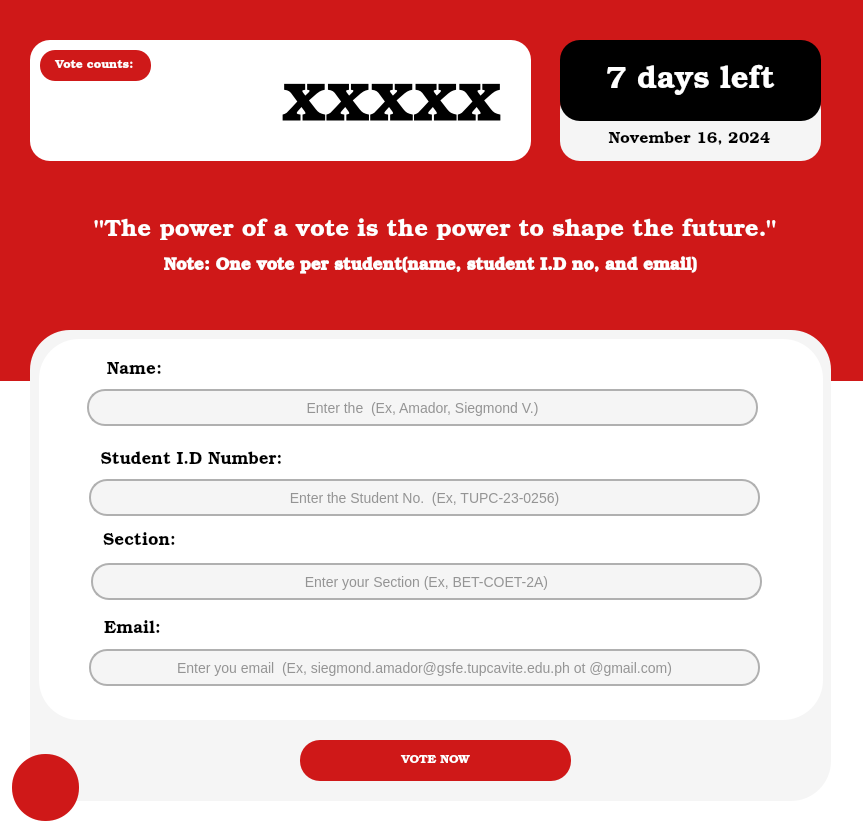
<?xml version="1.0" encoding="UTF-8"?>
<ui version="4.0">
 <class>MainWindow</class>
 <widget class="QMainWindow" name="MainWindow">
  <property name="geometry">
   <rect>
    <x>0</x>
    <y>0</y>
    <width>863</width>
    <height>832</height>
   </rect>
  </property>
  <property name="windowTitle">
   <string>MainWindow</string>
  </property>
  <property name="styleSheet">
   <string notr="true">background-color: rgb(255, 255, 255);</string>
  </property>
  <widget class="QWidget" name="centralwidget">
   <widget class="QWidget" name="widget" native="true">
    <property name="geometry">
     <rect>
      <x>30</x>
      <y>330</y>
      <width>801</width>
      <height>471</height>
     </rect>
    </property>
    <property name="styleSheet">
     <string notr="true">background-color: rgb(245, 245, 245);
border-radius: 40px;</string>
    </property>
    <widget class="QWidget" name="widget_2" native="true">
     <property name="geometry">
      <rect>
       <x>9</x>
       <y>9</y>
       <width>784</width>
       <height>381</height>
      </rect>
     </property>
     <property name="styleSheet">
      <string notr="true">background-color: rgb(255, 255, 255);
border-radius: 40px;</string>
     </property>
     <widget class="QLabel" name="label">
      <property name="geometry">
       <rect>
        <x>50</x>
        <y>10</y>
        <width>91</width>
        <height>41</height>
       </rect>
      </property>
      <property name="font">
       <font>
        <family>Bookman Old Style</family>
        <pointsize>13</pointsize>
       </font>
      </property>
      <property name="text">
       <string>Name:</string>
      </property>
      <property name="alignment">
       <set>Qt::AlignCenter</set>
      </property>
     </widget>
     <widget class="QLabel" name="label_2">
      <property name="geometry">
       <rect>
        <x>50</x>
        <y>184</y>
        <width>101</width>
        <height>36</height>
       </rect>
      </property>
      <property name="font">
       <font>
        <family>Bookman Old Style</family>
        <pointsize>13</pointsize>
       </font>
      </property>
      <property name="text">
       <string>Section:</string>
      </property>
      <property name="alignment">
       <set>Qt::AlignCenter</set>
      </property>
     </widget>
     <widget class="QLabel" name="label_3">
      <property name="geometry">
       <rect>
        <x>53</x>
        <y>269</y>
        <width>81</width>
        <height>41</height>
       </rect>
      </property>
      <property name="font">
       <font>
        <family>Bookman Old Style</family>
        <pointsize>13</pointsize>
       </font>
      </property>
      <property name="text">
       <string>Email:</string>
      </property>
      <property name="alignment">
       <set>Qt::AlignCenter</set>
      </property>
     </widget>
     <widget class="QLineEdit" name="enter_name">
      <property name="geometry">
       <rect>
        <x>48</x>
        <y>50</y>
        <width>671</width>
        <height>37</height>
       </rect>
      </property>
      <property name="styleSheet">
       <string notr="true">QLineEdit {
    background-color: #F5F5F5; /* Light grey background */
    color: #333333; /* Dark text */
    border: 2px solid #B0B0B0; /* Grey border */
    border-radius: 18px; /* Fully rounded corners */
    padding: 8px;
    font-size: 14px;
}

QLineEdit:focus {
    border: 2px solid #808080; /* Darker grey when focused */
    outline: none;
}
</string>
      </property>
      <property name="alignment">
       <set>Qt::AlignCenter</set>
      </property>
      <property name="placeholderText">
       <string>Enter the  (Ex, Amador, Siegmond V.)</string>
      </property>
     </widget>
     <widget class="QLineEdit" name="enter_section">
      <property name="geometry">
       <rect>
        <x>52</x>
        <y>224</y>
        <width>671</width>
        <height>37</height>
       </rect>
      </property>
      <property name="styleSheet">
       <string notr="true">QLineEdit {
    background-color: #F5F5F5; /* Light grey background */
    color: #333333; /* Dark text */
    border: 2px solid #B0B0B0; /* Grey border */
    border-radius: 18px; /* Fully rounded corners */
    padding: 8px;
    font-size: 14px;
}

QLineEdit:focus {
    border: 2px solid #808080; /* Darker grey when focused */
    outline: none;
}
</string>
      </property>
      <property name="alignment">
       <set>Qt::AlignCenter</set>
      </property>
      <property name="placeholderText">
       <string>Enter your Section (Ex, BET-COET-2A)</string>
      </property>
     </widget>
     <widget class="QLineEdit" name="enter_email">
      <property name="geometry">
       <rect>
        <x>50</x>
        <y>310</y>
        <width>671</width>
        <height>37</height>
       </rect>
      </property>
      <property name="styleSheet">
       <string notr="true">QLineEdit {
    background-color: #F5F5F5; /* Light grey background */
    color: #333333; /* Dark text */
    border: 2px solid #B0B0B0; /* Grey border */
    border-radius: 18px; /* Fully rounded corners */
    padding: 8px;
    font-size: 14px;
}

QLineEdit:focus {
    border: 2px solid #808080; /* Darker grey when focused */
    outline: none;
}
</string>
      </property>
      <property name="alignment">
       <set>Qt::AlignCenter</set>
      </property>
      <property name="placeholderText">
       <string>Enter you email  (Ex, siegmond.amador@gsfe.tupcavite.edu.ph ot @gmail.com)</string>
      </property>
     </widget>
     <widget class="QLabel" name="label_6">
      <property name="geometry">
       <rect>
        <x>62</x>
        <y>100</y>
        <width>181</width>
        <height>41</height>
       </rect>
      </property>
      <property name="font">
       <font>
        <family>Bookman Old Style</family>
        <pointsize>13</pointsize>
       </font>
      </property>
      <property name="text">
       <string>Student I.D Number:</string>
      </property>
      <property name="alignment">
       <set>Qt::AlignCenter</set>
      </property>
     </widget>
     <widget class="QLineEdit" name="enter_studentid">
      <property name="geometry">
       <rect>
        <x>50</x>
        <y>140</y>
        <width>671</width>
        <height>37</height>
       </rect>
      </property>
      <property name="styleSheet">
       <string notr="true">QLineEdit {
    background-color: #F5F5F5; /* Light grey background */
    color: #333333; /* Dark text */
    border: 2px solid #B0B0B0; /* Grey border */
    border-radius: 18px; /* Fully rounded corners */
    padding: 8px;
    font-size: 14px;
}

QLineEdit:focus {
    border: 2px solid #808080; /* Darker grey when focused */
    outline: none;
}
</string>
      </property>
      <property name="alignment">
       <set>Qt::AlignCenter</set>
      </property>
      <property name="placeholderText">
       <string>Enter the Student No.  (Ex, TUPC-23-0256)</string>
      </property>
     </widget>
    </widget>
    <widget class="QPushButton" name="vote_now_btn">
     <property name="geometry">
      <rect>
       <x>270</x>
       <y>410</y>
       <width>271</width>
       <height>41</height>
      </rect>
     </property>
     <property name="font">
      <font>
       <family>Bookman Old Style</family>
      </font>
     </property>
     <property name="styleSheet">
      <string notr="true">background-color: rgb(207, 24, 24);
color: rgb(255, 255, 255);
border-radius: 20px;</string>
     </property>
     <property name="text">
      <string>VOTE NOW</string>
     </property>
    </widget>
   </widget>
   <widget class="QWidget" name="widget_3" native="true">
    <property name="geometry">
     <rect>
      <x>-10</x>
      <y>0</y>
      <width>881</width>
      <height>381</height>
     </rect>
    </property>
    <property name="styleSheet">
     <string notr="true">background-color: rgb(207, 24, 24);</string>
    </property>
    <widget class="QWidget" name="widget_7" native="true">
     <property name="geometry">
      <rect>
       <x>570</x>
       <y>40</y>
       <width>261</width>
       <height>81</height>
      </rect>
     </property>
     <property name="styleSheet">
      <string notr="true">background-color: rgb(0, 0, 0);
border-radius: 20px;</string>
     </property>
     <widget class="QLabel" name="days_left_lbl">
      <property name="geometry">
       <rect>
        <x>10</x>
        <y>20</y>
        <width>241</width>
        <height>41</height>
       </rect>
      </property>
      <property name="font">
       <font>
        <family>Bookman Old Style</family>
        <pointsize>23</pointsize>
       </font>
      </property>
      <property name="styleSheet">
       <string notr="true">color: rgb(255, 255, 255);</string>
      </property>
      <property name="text">
       <string>7 days left</string>
      </property>
      <property name="alignment">
       <set>Qt::AlignCenter</set>
      </property>
     </widget>
    </widget>
    <widget class="QWidget" name="widget_9" native="true">
     <property name="geometry">
      <rect>
       <x>40</x>
       <y>40</y>
       <width>501</width>
       <height>121</height>
      </rect>
     </property>
     <property name="styleSheet">
      <string notr="true">background-color: rgb(255, 255, 255);
border-radius: 20px;</string>
     </property>
     <widget class="QWidget" name="widget_4" native="true">
      <property name="geometry">
       <rect>
        <x>10</x>
        <y>10</y>
        <width>111</width>
        <height>31</height>
       </rect>
      </property>
      <property name="styleSheet">
       <string notr="true">background-color: rgb(207, 25, 25);
border-radius: 15px;</string>
      </property>
      <widget class="QLabel" name="label_7">
       <property name="geometry">
        <rect>
         <x>4</x>
         <y>5</y>
         <width>101</width>
         <height>21</height>
        </rect>
       </property>
       <property name="font">
        <font>
         <family>Bookman Old Style</family>
         <pointsize>9</pointsize>
        </font>
       </property>
       <property name="styleSheet">
        <string notr="true">color: rgb(255, 255, 255);</string>
       </property>
       <property name="text">
        <string>Vote counts:</string>
       </property>
       <property name="alignment">
        <set>Qt::AlignCenter</set>
       </property>
      </widget>
     </widget>
     <widget class="QLabel" name="total_vote_counts">
      <property name="geometry">
       <rect>
        <x>10</x>
        <y>30</y>
        <width>461</width>
        <height>69</height>
       </rect>
      </property>
      <property name="font">
       <font>
        <family>Bookman Old Style</family>
        <pointsize>55</pointsize>
       </font>
      </property>
      <property name="styleSheet">
       <string notr="true">background-color: transparent;</string>
      </property>
      <property name="text">
       <string>xxxxx</string>
      </property>
      <property name="alignment">
       <set>Qt::AlignRight|Qt::AlignTrailing|Qt::AlignVCenter</set>
      </property>
     </widget>
    </widget>
    <widget class="QWidget" name="widget_8" native="true">
     <property name="geometry">
      <rect>
       <x>570</x>
       <y>90</y>
       <width>261</width>
       <height>71</height>
      </rect>
     </property>
     <property name="styleSheet">
      <string notr="true">background-color: rgb(245, 245, 245);
background-color: rgb(245, 245, 245);
border-radius: 20px;</string>
     </property>
     <widget class="QLabel" name="date_lbl">
      <property name="geometry">
       <rect>
        <x>9</x>
        <y>34</y>
        <width>241</width>
        <height>31</height>
       </rect>
      </property>
      <property name="font">
       <font>
        <family>Bookman Old Style</family>
        <pointsize>12</pointsize>
       </font>
      </property>
      <property name="text">
       <string>November 16, 2024</string>
      </property>
      <property name="alignment">
       <set>Qt::AlignCenter</set>
      </property>
     </widget>
    </widget>
    <widget class="QLabel" name="label_4">
     <property name="geometry">
      <rect>
       <x>90</x>
       <y>200</y>
       <width>711</width>
       <height>61</height>
      </rect>
     </property>
     <property name="font">
      <font>
       <family>Bookman Old Style</family>
       <pointsize>18</pointsize>
      </font>
     </property>
     <property name="styleSheet">
      <string notr="true">color: rgb(255, 255, 255);</string>
     </property>
     <property name="text">
      <string>&quot;The power of a vote is the power to shape the future.&quot;</string>
     </property>
     <property name="alignment">
      <set>Qt::AlignCenter</set>
     </property>
    </widget>
    <widget class="QLabel" name="label_5">
     <property name="geometry">
      <rect>
       <x>120</x>
       <y>240</y>
       <width>641</width>
       <height>51</height>
      </rect>
     </property>
     <property name="font">
      <font>
       <family>Bookman Old Style</family>
       <pointsize>13</pointsize>
       <weight>75</weight>
       <bold>true</bold>
      </font>
     </property>
     <property name="styleSheet">
      <string notr="true">color: rgb(255, 255, 255);</string>
     </property>
     <property name="text">
      <string>Note: One vote per student(name, student I.D no, and email)</string>
     </property>
     <property name="alignment">
      <set>Qt::AlignCenter</set>
     </property>
    </widget>
    <zorder>widget_9</zorder>
    <zorder>widget_8</zorder>
    <zorder>label_4</zorder>
    <zorder>widget_7</zorder>
    <zorder>label_5</zorder>
   </widget>
   <widget class="QPushButton" name="back_btn">
    <property name="geometry">
     <rect>
      <x>12</x>
      <y>754</y>
      <width>67</width>
      <height>67</height>
     </rect>
    </property>
    <property name="font">
     <font>
      <family>Bookman Old Style</family>
     </font>
    </property>
    <property name="styleSheet">
     <string notr="true">background-color: rgb(207, 24, 24);
color: rgb(255, 255, 255);
border-radius: 33px;</string>
    </property>
    <property name="text">
     <string/>
    </property>
    <property name="icon">
     <iconset>
      <normaloff>../image/back.png</normaloff>../image/back.png</iconset>
    </property>
    <property name="iconSize">
     <size>
      <width>32</width>
      <height>32</height>
     </size>
    </property>
   </widget>
   <zorder>widget_3</zorder>
   <zorder>widget</zorder>
   <zorder>back_btn</zorder>
  </widget>
 </widget>
 <resources/>
 <connections/>
</ui>
